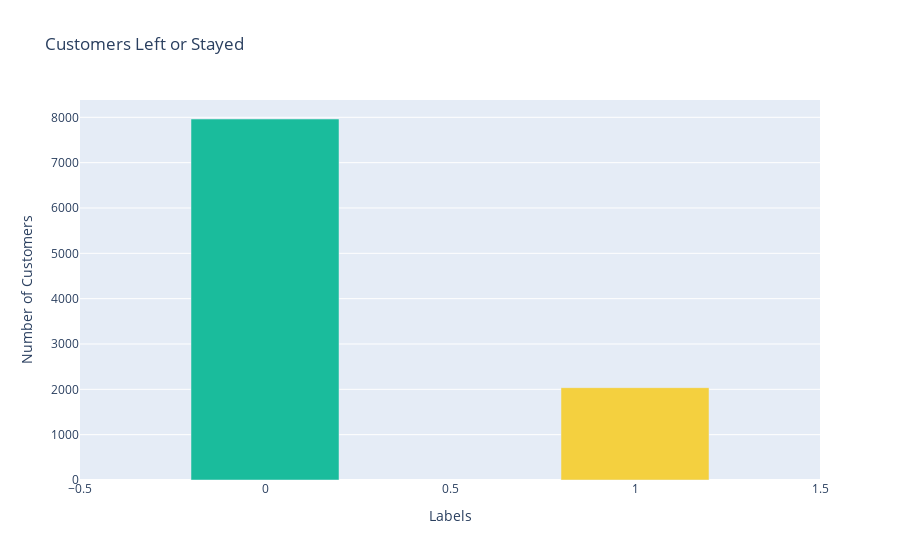

Notebook code cell kept with this figure:
### Code cell
# find distribution of target variable
fig = go.Figure()

fig.add_trace(go.Bar(x = indx, y = vals, marker = dict(color = ['#1abc9c', '#f4d03f']), width = 0.4))
fig.update_layout(title = 'Customers Left or Stayed', xaxis_title = 'Labels', yaxis_title = 'Number of Customers', height = 500)
fig.show()

### Figure 1 — Plotly figure (JSON) as saved in the notebook; plotly's stock layout.template omitted (floating-point values rounded to 4 significant figures)
{"data": [{"marker": {"color": ["#1abc9c", "#f4d03f"]}, "type": "bar", "width": 0.4, "x": [0, 1], "y": [7963, 2037]}], "layout": {"autosize": true, "title": {"text": "Customers Left or Stayed"}, "xaxis": {"autorange": true, "range": [-0.5, 1.5], "title": {"text": "Labels"}, "type": "linear"}, "yaxis": {"autorange": true, "range": [0, 8382.0], "title": {"text": "Number of Customers"}, "type": "linear"}}}
